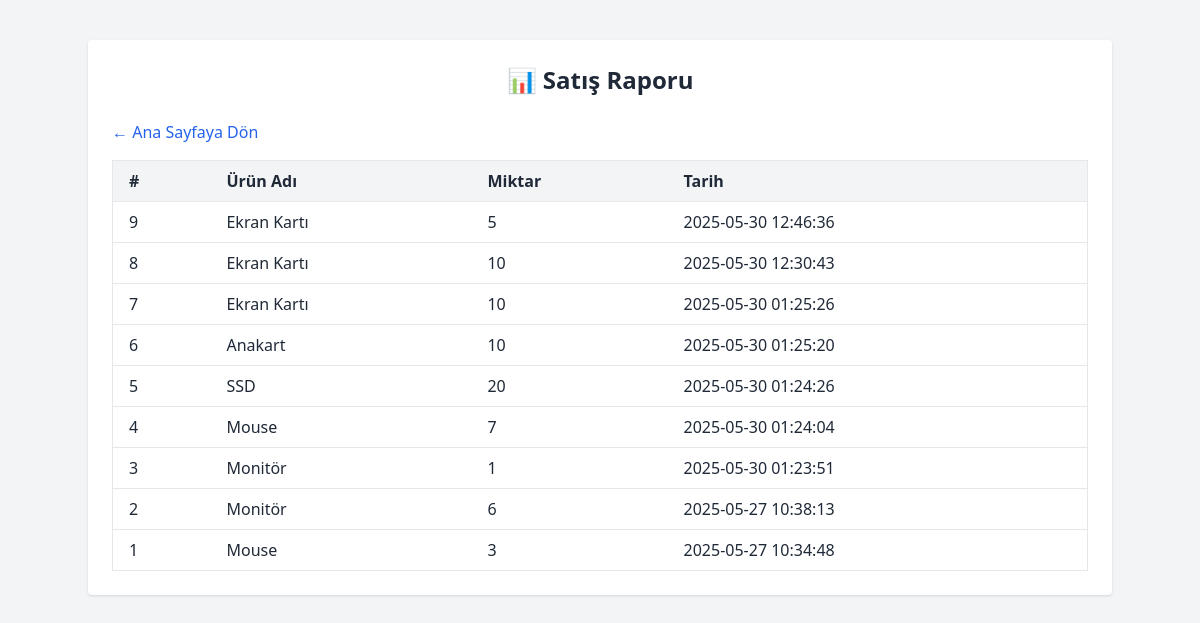
The page /satislar on the database its author committed.
### tables this page shows
CREATE TABLE satislar (
                id INTEGER PRIMARY KEY AUTOINCREMENT,
                urun_id INTEGER NOT NULL,
                miktar INTEGER NOT NULL,
                tarih TEXT NOT NULL,
                FOREIGN KEY (urun_id) REFERENCES urunler(id)
            );

CREATE TABLE urunler (
                id INTEGER PRIMARY KEY AUTOINCREMENT,
                urun_adi TEXT NOT NULL,
                kategori TEXT,
                miktar INTEGER,
                fiyat REAL
            );

### app.py (the view)
@app.route("/satislar")
def satislar():
    with sqlite3.connect("stok.db") as con:
        cur = con.cursor()
        cur.execute("""
            SELECT s.id, u.urun_adi, s.miktar, s.tarih
            FROM satislar s
            JOIN urunler u ON s.urun_id = u.id
            ORDER BY s.tarih DESC
        """)
        satislar = cur.fetchall()
    return render_template("satislar.html", satislar=satislar)

### templates/satislar.html (shortened to what this page needs)
<!DOCTYPE html>
<html lang="tr">
<head>
  <script src="https://cdn.tailwindcss.com"></script>
</head>
<body class="bg-gray-100 text-gray-800">
  <div class="max-w-5xl mx-auto mt-10 p-6 bg-white rounded shadow">
    <h1 class="text-2xl font-bold mb-6 text-center">📊 Satış Raporu</h1>
    <a href="/" class="text-blue-600 hover:underline mb-4 inline-block">← Ana Sayfaya Dön</a>
    <div class="overflow-x-auto">
      <table class="min-w-full bg-white border border-gray-200">
        <thead class="bg-gray-100">
          <tr>
            <th class="px-4 py-2 text-left">#</th>
            <th class="px-4 py-2 text-left">Ürün Adı</th>
            <th class="px-4 py-2 text-left">Miktar</th>
            <th class="px-4 py-2 text-left">Tarih</th>
          </tr>
        </thead>
        <tbody>
          {% for s in satislar %}
          <tr class="border-t">
            <td class="px-4 py-2">{{ s[0] }}</td>
            <td class="px-4 py-2">{{ s[1] }}</td>
            <td class="px-4 py-2">{{ s[2] }}</td>
            <td class="px-4 py-2">{{ s[3] }}</td>
          </tr>
          {% else %}
          <tr>
            <td colspan="4" class="px-4 py-4 text-center text-gray-500">Hiç satış yapılmamış.</td>
          </tr>
          {% endfor %}
        </tbody>
      </table>
    </div>
  </div>
</body>
</html>

### rows shown on the page
satislar: id "9", urun_adi "Ekran Kartı", miktar "5", tarih "2025-05-30 12:46:36"
satislar: id "8", urun_adi "Ekran Kartı", miktar "10", tarih "2025-05-30 12:30:43"
satislar: id "7", urun_adi "Ekran Kartı", miktar "10", tarih "2025-05-30 01:25:26"
satislar: id "6", urun_adi "Anakart", miktar "10", tarih "2025-05-30 01:25:20"
satislar: id "5", urun_adi "SSD", miktar "20", tarih "2025-05-30 01:24:26"
satislar: id "4", urun_adi "Mouse", miktar "7", tarih "2025-05-30 01:24:04"
satislar: id "3", urun_adi "Monitör", miktar "1", tarih "2025-05-30 01:23:51"
satislar: id "2", urun_adi "Monitör", miktar "6", tarih "2025-05-27 10:38:13"
satislar: id "1", urun_adi "Mouse", miktar "3", tarih "2025-05-27 10:34:48"
